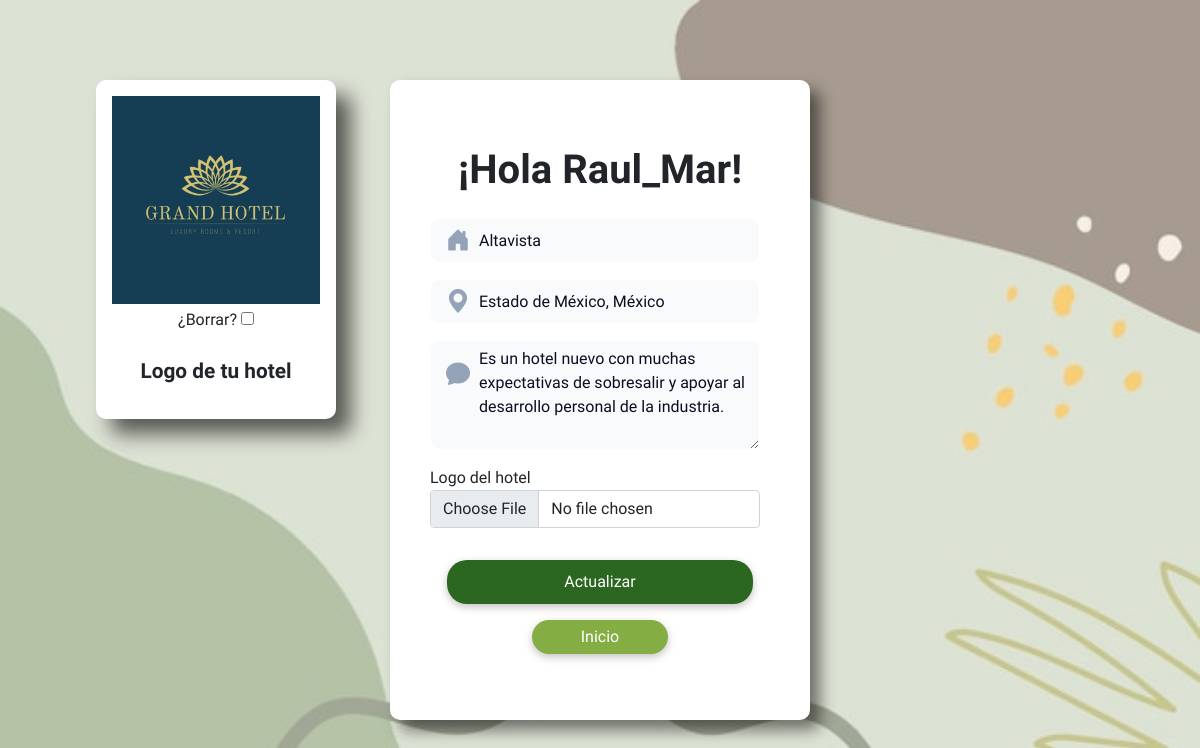
The app's page /perfil/ (signed in) with its own data.
### core/models.py (models this page shows)
class Profile(models.Model):
    user = models.OneToOneField(User, on_delete=models.CASCADE)
    hotel_logo = models.ImageField(upload_to=custom_upload_to, null=True, blank=True)
    bio = models.TextField(null=True , blank=True)
    name_hotel = models.TextField(null=True , blank=True)
    address = models.TextField(null=True, blank=True)
    points_natural = models.DecimalField(max_digits=10, decimal_places=2, null=True, blank=True)
    points_eco = models.DecimalField(max_digits=10, decimal_places=2, null=True, blank=True)
    points_socio = models.DecimalField(max_digits=10, decimal_places=2, null=True, blank=True)

### core/views.py (the view)
# urls.py: path('perfil/', views.ProfileUpdate.as_view(), name="perfil"),
class ProfileUpdate(UpdateView, LoginRequiredMixin):
    model = Profile
    form_class = ProfileForm
    success_url = reverse_lazy('core:perfil')
    template_name = 'registration/profile_form.html'
    def get_object(self):
        profile, created = Profile.objects.get_or_create(user=self.request.user)
        return profile

### core/templates/registration/profile_form.html (shortened to what this page needs)
{% extends 'core/base_without_nav.html' %}
{% load static %}
{% block content %}
    <div class="center-container">
        <div class="custom-container" style="border-radius: 10px;">
            <h1><b>¡Hola {{ user.username }}!</b></h1>
            <form action="" method="post" enctype="multipart/form-data">
                <div class="points-container" style="border-radius: 10px; position: absolute; left: 8%; top: 10%;">
                    {% if request.user.profile.hotel_logo %}
                        <img src="{{request.user.profile.hotel_logo.url}}" class="img-fluid" style="max-height: 50%;">
                        <p class="mt-1">¿Borrar? <input type="checkbox" name="hotel_logo-clear" id="hotel_logo-clear_id"> </p>
                    {% else %}
                        <img src="{% static 'img/no-icon.png' %}" style="width: 70%;">
                    {% endif %}
                    <p class="mt-2" style="font-size:1.3rem;"><b>Logo de tu hotel</b></p>
                </div>
                <div class="d-flex align-items-center position-relative mb-3 mt-3" style="width: 97%;">
                    <i class="bi bi-house-door-fill position-absolute" style="left: 1rem; color: #94a3b8; font-size: 1.5rem;"></i>
                    {{ form.name_hotel }}
                </div>
                <div class="d-flex align-items-center position-relative mb-3 mt-3" style="width: 97%;">
                    <i class="bi bi-geo-alt-fill position-absolute" style="left: 1rem; color: #94a3b8; font-size: 1.5rem;"></i>
                    {{ form.address }}
                </div>
                <div class="d-flex align-items-center position-relative mb-3 mt-3" style="width: 97%;">
                    <i class="bi bi-chat-fill position-absolute" style="top: 1rem; left: 1rem; color: #94a3b8; font-size: 1.5rem;"></i>
                    {{ form.bio }}
                </div>
                <div class="mb-3 mt-3" style="width: 97%;">
                    <label for="hotel_logo">Logo del hotel</label>
                    <input class="form-control" type="file" id="hotel_logo" name="hotel_logo" accept="image/*">
                </div>
                <div style="text-align: center;">
                    <button type="submit" class="form-btn mb-2 mt-3" style="width: 90%;" >Actualizar</button>
                </div>
                <div style="text-align: center;">
                    <a href="{% url 'core:home' %}" class="link-btn mt-2" style="width: 40%; background: #84AD44;">Inicio</a>
                </div>
            </form>
        </div>
    </div>
{% endblock %}

### core/templates/core/base_without_nav.html (style rules this page uses)
body { font-family: 'Aptos', sans-serif; }

### records on screen
Profile: name_hotel "Altavista", address "Estado de México, México", bio "Es un hotel nuevo con muchas expectativas de sobresalir y apoyar al desarrollo personal de la industria."

### other values on screen
{{ user.username }} "Raul_Mar"
